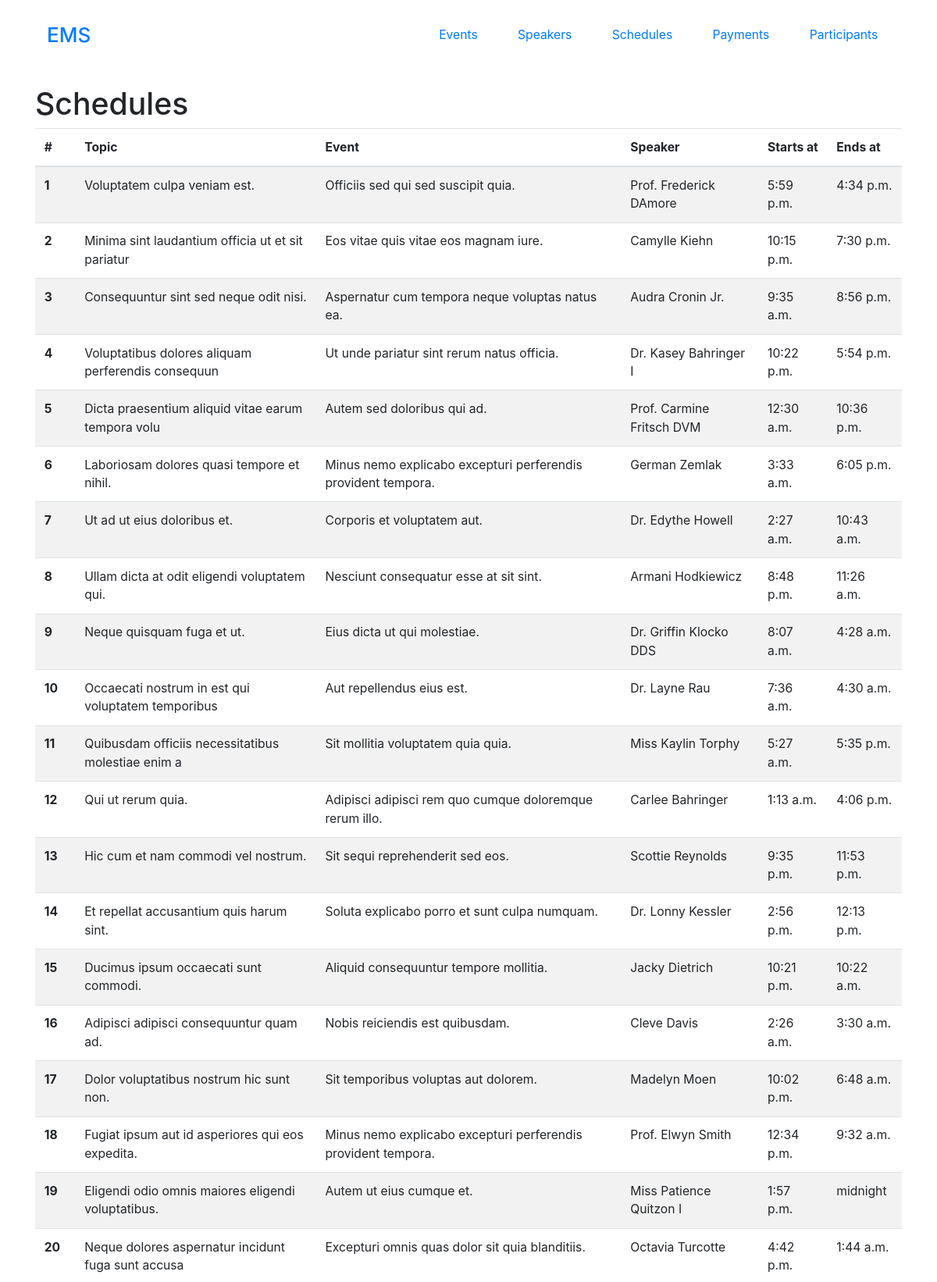
The app's page /schedules/all-schedules/ (upper part) with its own data.
### schedule/models.py (models this page shows, shortened)
class Schedule(models.Model):
     event = models.ForeignKey(Event, on_delete=models.CASCADE)
     start_time = models.TimeField(null=True, blank=True)
     end_time = models.TimeField(null=True, blank=True)
     topic = models.CharField(max_length=200)
     speaker = models.ForeignKey(Speaker, on_delete=models.CASCADE, blank=True, null=True)
     class Meta:
        verbose_name = 'Schedule'
        verbose_name_plural = 'Schedules'
        ordering = ["id"]

### event/models.py (models this page shows)
class Event(models.Model):
    title = models.CharField(max_length=100)
    description = models.TextField(blank=True)
    start_date = models.DateField()
    end_date = models.DateTimeField()
    location = models.CharField(max_length=100)
    category = models.ForeignKey(Category, on_delete=models.CASCADE)
    is_free = models.BooleanField()
    class Meta:
        verbose_name = 'Event'
        verbose_name_plural = 'Events'
        ordering = ["id"]
    def __str__(self):
        return self.title

### speaker/models.py (models this page shows)
class Speaker(models.Model):
    name = models.CharField(max_length=150)
    biography = models.TextField()
    photo = models.ImageField(upload_to='speaker/logo/', blank=True)
    email = models.EmailField()
    phone_number = models.CharField(max_length=20)
    linkedin = models.URLField(blank=True, null=True)
    twitter = models.URLField(blank=True, null=True)
    instagram = models.URLField(blank=True, null=True)
    def __str__(self):
        return self.name

### schedule/views.py (the view)
# urls.py: path('schedules/',include('schedule.urls')),
def schedule(request):
    schedules = Schedule.objects.all()
    return render(request, 'schedule/schedule.html', {'schedules': schedules})

### templates/schedule/schedule.html
{% extends 'base.html' %}
{%block content %}
<h1>Schedules</h1>
<table class="table table-striped">
  <thead>
    <tr>
      <th scope="col">#</th>
      <th scope="col">Topic</th>
      <th scope="col">Event</th>
      <th scope="col">Speaker</th>
      <th scope="col">Starts at</th>
      <th scope="col">Ends at</th>
    </tr>
  </thead>
  <tbody>
    {% for schedule in schedules %}
    <tr>
      <th scope="row">{{schedule.id}}</th>
      <td>{{schedule.topic}}</td>
      <td>{{schedule.event}}</td>
      <td>{{schedule.speaker}}</td>
      <td>{{schedule.start_time}}</td>
      <td>{{schedule.end_time}}</td>
    </tr>
    {% endfor %}
  </tbody>
</table>
{% endblock content %}

### static/css/styles.css (style rules this page uses)
* { margin: 0; padding: 0; box-sizing: border-box; }
html { font-size: 98%; }

### records on screen
Schedule: id "1", topic "Voluptatem culpa veniam est.", event "Officiis sed qui sed suscipit quia.", speaker "Prof. Frederick DAmore", start_time "5:59 p.m.", end_time "4:34 p.m."
Schedule: id "2", topic "Minima sint laudantium officia ut et sit pariatur", event "Eos vitae quis vitae eos magnam iure.", speaker "Camylle Kiehn", start_time "10:15 p.m.", end_time "7:30 p.m."
Schedule: id "3", topic "Consequuntur sint sed neque odit nisi.", event "Aspernatur cum tempora neque voluptas natus ea.", speaker "Audra Cronin Jr.", start_time "9:35 a.m.", end_time "8:56 p.m."
Schedule: id "4", topic "Voluptatibus dolores aliquam perferendis consequun", event "Ut unde pariatur sint rerum natus officia.", speaker "Dr. Kasey Bahringer I", start_time "10:22 p.m.", end_time "5:54 p.m."
Schedule: id "5", topic "Dicta praesentium aliquid vitae earum tempora volu", event "Autem sed doloribus qui ad.", speaker "Prof. Carmine Fritsch DVM", start_time "12:30 a.m.", end_time "10:36 p.m."
Schedule: id "6", topic "Laboriosam dolores quasi tempore et nihil.", event "Minus nemo explicabo excepturi perferendis provident tempora.", speaker "German Zemlak", start_time "3:33 a.m.", end_time "6:05 p.m."
Schedule: id "7", topic "Ut ad ut eius doloribus et.", event "Corporis et voluptatem aut.", speaker "Dr. Edythe Howell", start_time "2:27 a.m.", end_time "10:43 a.m."
Schedule: id "8", topic "Ullam dicta at odit eligendi voluptatem qui.", event "Nesciunt consequatur esse at sit sint.", speaker "Armani Hodkiewicz", start_time "8:48 p.m.", end_time "11:26 a.m."
Schedule: id "9", topic "Neque quisquam fuga et ut.", event "Eius dicta ut qui molestiae.", speaker "Dr. Griffin Klocko DDS", start_time "8:07 a.m.", end_time "4:28 a.m."
Schedule: id "10", topic "Occaecati nostrum in est qui voluptatem temporibus", event "Aut repellendus eius est.", speaker "Dr. Layne Rau", start_time "7:36 a.m.", end_time "4:30 a.m."
Schedule: id "11", topic "Quibusdam officiis necessitatibus molestiae enim a", event "Sit mollitia voluptatem quia quia.", speaker "Miss Kaylin Torphy", start_time "5:27 a.m.", end_time "5:35 p.m."
Schedule: id "12", topic "Qui ut rerum quia.", event "Adipisci adipisci rem quo cumque doloremque rerum illo.", speaker "Carlee Bahringer", start_time "1:13 a.m.", end_time "4:06 p.m."
Schedule: id "13", topic "Hic cum et nam commodi vel nostrum.", event "Sit sequi reprehenderit sed eos.", speaker "Scottie Reynolds", start_time "9:35 p.m.", end_time "11:53 p.m."
Schedule: id "14", topic "Et repellat accusantium quis harum sint.", event "Soluta explicabo porro et sunt culpa numquam.", speaker "Dr. Lonny Kessler", start_time "2:56 p.m.", end_time "12:13 p.m."
Schedule: id "15", topic "Ducimus ipsum occaecati sunt commodi.", event "Aliquid consequuntur tempore mollitia.", speaker "Jacky Dietrich", start_time "10:21 p.m.", end_time "10:22 a.m."
Schedule: id "16", topic "Adipisci adipisci consequuntur quam ad.", event "Nobis reiciendis est quibusdam.", speaker "Cleve Davis", start_time "2:26 a.m.", end_time "3:30 a.m."
Schedule: id "17", topic "Dolor voluptatibus nostrum hic sunt non.", event "Sit temporibus voluptas aut dolorem.", speaker "Madelyn Moen", start_time "10:02 p.m.", end_time "6:48 a.m."
Schedule: id "18", topic "Fugiat ipsum aut id asperiores qui eos expedita.", event "Minus nemo explicabo excepturi perferendis provident tempora.", speaker "Prof. Elwyn Smith", start_time "12:34 p.m.", end_time "9:32 a.m."
Schedule: id "19", topic "Eligendi odio omnis maiores eligendi voluptatibus.", event "Autem ut eius cumque et.", speaker "Miss Patience Quitzon I", start_time "1:57 p.m.", end_time "midnight"
Schedule: id "20", topic "Neque dolores aspernatur incidunt fuga sunt accusa", event "Excepturi omnis quas dolor sit quia blanditiis.", speaker "Octavia Turcotte", start_time "4:42 p.m.", end_time "1:44 a.m."
